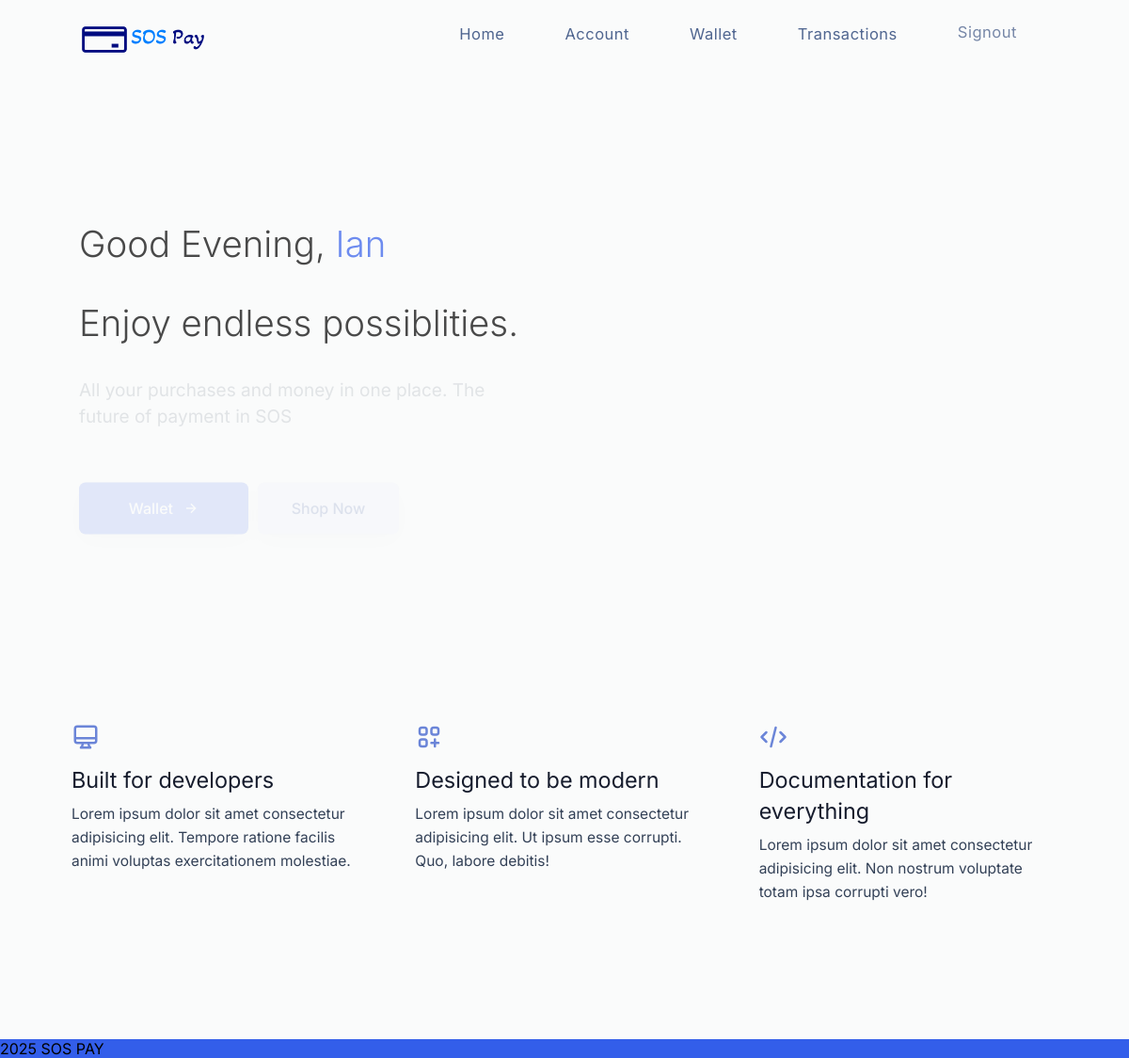
/ (signed in), run on an earlier commit of the app's database.
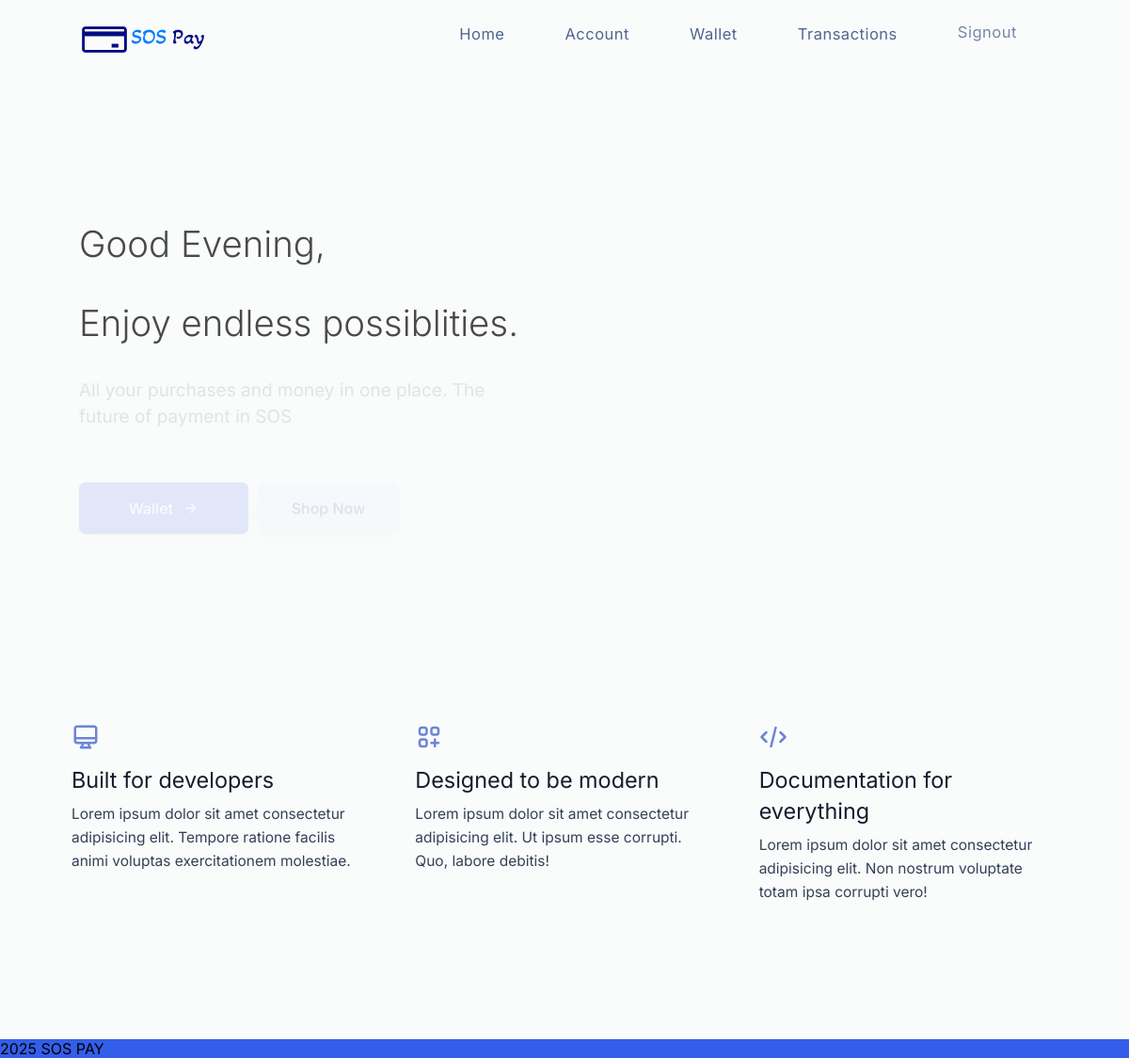
And on a later commit of the database.
### authentication/models.py (models this page shows, shortened)
class User(AbstractBaseUser, PermissionsMixin):
    email = models.EmailField(blank=True, default='', unique=True)
    first_name = models.CharField(max_length=255, blank=True, default='')
    last_name = models.CharField(max_length=255, blank=True, default='')
    is_active = models.BooleanField(default=True)
    is_superuser = models.BooleanField(default=False)
    is_staff = models.BooleanField(default=False)
    is_admin = models.BooleanField(default=False)
    is_financeadmin = models.BooleanField(default=False)
    date_joined = models.DateTimeField(default=timezone.now)
    last_login = models.DateTimeField(blank=True, null=True)
    objects = CustomUserManager()
    USERNAME_FIELD = 'email'
    REQUIRED_FIELDS = []
    class Meta:
        verbose_name = 'User'
        verbose_name_plural = 'Users'

### main/views.py (the view)
# urls.py: path('', views.main, name="main"),
def main(request):
    if request.user.is_authenticated:
        user = request.user
        fname = user.first_name
        greeting = greet(current_time.hour)
        return render(request, "main/main.html" , {'fname':fname, 'greeting':greeting})
    else:
        return render(request, "main/main.html" )

### main/views.py (called while the page is built)
def greet(time):
    if time in range(1,11):
        greeting = "Good Morning,"
    elif time in range(11,19):
        greeting = "Good Afternoon,"
    else:
        greeting = "Good Evening,"
    return greeting

### templates/main/main.html (shortened to what this page needs)
{% extends 'base.html' %}
    {% load static%}
    {% block content %}
    <section class="wrapper">
      <div class="container">
        <div class="grid-cols-2">
          <div class="grid-item-1">
            <h1 class="main-heading">
                {% if user.is_authenticated %}
                    {{ greeting }} <span>{{ fname }}</span>
                    <br>
                    <br>
                    Enjoy endless possiblities.
                {% else %}
                    Welcome to <span> SOS Pay</span>
                    <br>
                    <br>
                    Kindly sign-in to enjoy endless possiblities.
                {% endif %}
            </h1>
            <p class="info-text">
              All your purchases and money in one place. The future of payment in SOS
            </p>
            {% if user.is_authenticated %}
              <div class="btn_wrapper">
                <a href="/wallet"><button class="btn view_more_btn">
                  Wallet <i class="ri-arrow-right-line"></i>
                </button></a>
                <button class="btn documentation_btn">Shop Now</button>
              </div>
            {% else %}
              <div class="btn_wrapper">
                <a href="/login/signin"><button class="btn view_more_btn">
                  Sign in <i class="ri-arrow-right-line"></i>
                </button></a>
              </div>
            {% endif %}
          </div>
          <div class="grid-item-2">
            <div class="team_img_wrapper">
            </div>
          </div>
        </div>
      </div>
    </section>
    {% if user.is_authenticated%}
      <section class="wrapper">
        <div class="container" data-aos="fade-up" data-aos-duration="1000">
          <div class="grid-cols-3">
            <div class="grid-col-item">
              <div class="icon">
                <svg
                  xmlns="http://www.w3.org/2000/svg"
                  fill="none"
                  viewBox="0 0 24 24"
                  stroke="currentColor"
                >
                  <path
                    stroke-linecap="round"
                    stroke-linejoin="round"
                    stroke-width="2"
                    d="M9.75 17L9 20l-1 1h8l-1-1-.75-3M3 13h18M5 17h14a2 2 0 002-2V5a2 2 0 00-2-2H5a2 2 0 00-2 2v10a2 2 0 002 2z"
                  />
                </svg>
              </div>
              <div class="featured_info">
                <span class="title">Built for developers </span>
                <p>
                  Lorem ipsum dolor sit amet consectetur adipisicing elit. Tempore
                  ratione facilis animi voluptas exercitationem molestiae.
                </p>
              </div>
            </div>
            <div class="grid-col-item">
              <div class="icon">
              </div>
              <div class="featured_info">
                <span class="title">Designed to be modern</span>
                <p>
                  Lorem ipsum dolor sit amet consectetur adipisicing elit. Ut
                  ipsum esse corrupti. Quo, labore debitis!
                </p>
              </div>
            </div>
            <div class="grid-col-item">
              <div class="icon">
                <svg
                  xmlns="http://www.w3.org/2000/svg"
                  fill="none"
                  viewBox="0 0 24 24"
                  stroke="currentColor"
                >
                  <path
                    stroke-linecap="round"
                    stroke-linejoin="round"
                    stroke-width="2"
                    d="M10 20l4-16m4 4l4 4-4 4M6 16l-4-4 4-4"
                  />
                </svg>
              </div>
              <div class="featured_info">
                <span class="title">Documentation for everything</span>
                <p>
                  Lorem ipsum dolor sit amet consectetur adipisicing elit. Non
                  nostrum voluptate totam ipsa corrupti vero!
                </p>
              </div>
            </div>
          </div>
        </div>
      </section>
    {% endif %}
    {% endblock %}

### templates/base.html (shortened to what this page needs)
{% load static %}
<!DOCTYPE html>
<html lang="en">
  <head>
    <link rel="stylesheet" href="{% static 'style2.css' %}" />
    <link
      href="https://cdn.jsdelivr.net/npm/remixicon@2.5.0/fonts/remixicon.css"
      rel="stylesheet"
    />
    <link href="https://unpkg.com/aos@2.3.1/dist/aos.css" rel="stylesheet" />
  </head>
  <body>
    <header class="container header">
      <nav class="nav">
        <div class="logo">
          <a href="/"><img id="logo" src="{% static 'sos-pay-high-resolution-logo-transparent.png'%}" alt="logo"></a>
        </div>
        <div class="nav_menu" id="nav_menu">
          <ul class="nav_menu_list">
          {% if user.is_authenticated %}
              <li class="nav_menu_item">
                <a href="/" class="nav_menu_link">Home</a>
              </li>
              <li class="nav_menu_item">
                <a href="#" class="nav_menu_link">Account</a>
              </li>
              <li class="nav_menu_item">
                <a href="/wallet" class="nav_menu_link">Wallet</a>
              </li>
              <li class="nav_menu_item">
                <a href="#" class="nav_menu_link">Transactions</a>
              </li>
            {% else %}
              <li class="nav_menu_item">
                <a href="/pay" class="nav_menu_link">Make Payments</a>
              </li>
            {% endif %}
            {% if user.is_authenticated %}
                <li class="nav_menu_item">
                    <a href="/login/signout" class="nav_menu_link">Signout</a>
                </li>
            {% else %}
                <li class="nav_menu_item">
                    <a href="/login/signin" class="nav_menu_link">Login</a>
                </li>
            {% endif %}
          </ul>
        </div>
      </nav>
    </header>
    <main>
        {% block content %}{% endblock %}
    </main>
    <footer>
        2025 SOS PAY
    </footer>
</body>
</html>

### static/style2.css (style rules this page uses)
* { margin: 0; padding: 0; box-sizing: border-box; font-family: "Inter", sans-serif; }
*, *::before, *::after { box-sizing: border-box; }
:root { --primary-color: #335eea; --link-color: #506690; --btn-hover-color: #2b50c7; --lg-heading: #161c2d; --text-content: #869ab8; --fixed-header-height: 4.5rem; --font-size-body-text: clamp(14px, 1.6vw, 16px); --h1-font-size: calc(var(--font-size-body-text) * 2.4); --h2-font-size: calc(var(--h1-font-size) - 15px); --h3-font-size: calc(var(var(--h2-font-size)) - 8px); }
body { width: 100%; height: 100vh; overflow-x: hidden; background-color: #fafbfb; }
ul li { list-style-type: none; }
a { text-decoration: none; }
button { background-color: transparent; border: none; outline: none; cursor: pointer; }
.container { width: 100%; }
@media screen and (min-width: 1040px) { .container { width: 1080px; margin: 0 auto; } }
.header { height: var(--fixed-header-height); padding: 0 1.7rem; }
.nav { width: 100%; height: 100%; display: flex; align-items: center; justify-content: space-between; }
.logo img { width: 130px; height: auto; margin-top: 1rem; }
.nav_menu_list { display: flex; align-items: center; }
.nav_menu_list .nav_menu_item { margin: 0 2rem; }
.nav_menu_item .nav_menu_link { font-size: 16.5px; line-height: 27px; color: var(--link-color); text-transform: capitalize; letter-spacing: 0.5px; }
.nav_menu, .close_btn { display: none; }
.wrapper { width: 100%; padding-left: 1.7rem; padding-right: 1.7rem; padding-top: 5rem; margin-bottom: 5rem; }
.wrapper .title { font-size: var(--h2-font-size); }
.grid-cols-2 { width: 100%; height: 100%; display: grid; grid-template-columns: repeat(2, 1fr); gap: 4rem; }
.grid-item-1 { padding-top: 5rem; padding-left: 1.5rem; }
.main-heading { font-weight: 300; font-size: var(--h1-font-size); line-height: 1.1; }
.info-text { margin-top: 1.5rem; font-size: 19px; line-height: 28px; color: #334157; }
.btn_wrapper { margin-top: 3.5rem; display: flex; width: 100%; }
.btn { width: 110px; height: 50px; background-color: var(--primary-color); display: block; font-size: 16px; color: #fff; text-transform: capitalize; border-radius: 7px; letter-spacing: 1px; transition: 0.4s; }
.view_more_btn { width: 180px; height: 55px; display: flex; align-items: center; justify-content: center; font-size: 16px; letter-spacing: 0; color: #fff; font-weight: 500; margin-right: 10px; box-shadow: 0 0.5rem 1.5rem rgba(22, 28, 45, 0.1); }
.view_more_btn i { margin-left: 0.7rem; }
.documentation_btn { width: 150px; height: 55px; font-size: 16px; font-weight: 500; color: #fff; letter-spacing: 0; background-color: #e1e7fc; color: #0e2a86; box-shadow: 0 0.5rem 1.5rem rgba(22, 28, 45, 0.1); }
.grid-item-2 { width: 100%; height: 100%; }
.team_img_wrapper { width: 500px; max-width: 100%; height: 440px; }
.grid-cols-3 { width: 100%; height: 100%; display: grid; grid-template-columns: repeat(3, 1fr); column-gap: 3rem; row-gap: 2rem; padding: 1rem; }
.grid-col-item { height: 100%; }
.icon { width: 100%; line-height: 40px; }
.icon svg { width: 30px; height: 30px; color: #6b85d8; }
.featured_info { width: 100%; }
.featured_info span { width: 100%; display: block; font-size: 21px; line-height: 33px; color: var(--lg-heading); }
.featured_info p { display: block; width: 100%; margin-top: 7px; font-weight: 400; color: #334157; line-height: 25px; font-size: 15.5px; }
footer { width: 100%; background-color: var(--primary-color); height: 20px; margin-top: 8rem; }
@media screen and (min-width: 768px) { .nav_menu { display: block; } }

What changed in the data, as far as the page shows it:
no longer on this page (row edited): User: first_name "Ian"
